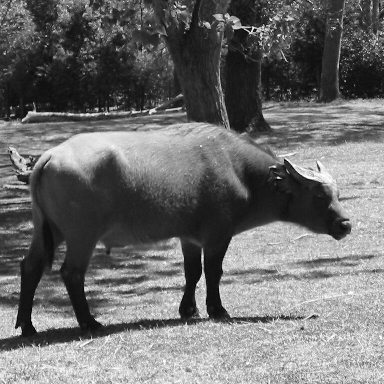
%> input picture Images/buffalo.png, 384 x 384 px
$ octave q6.m   (GNU Octave 9; MATLAB toolbox functions it lacks are replaced by stand-ins)
%> lines starting %> are read from the running program, lines starting %| are printed output that depends on the picture
b=imread('buffalo.png');
%> b is the input picture: size 384x384 uint8; min 0, max 255, mean 109.1
f1=fspecial('average',3);
bf1=imfilter(b,f1);
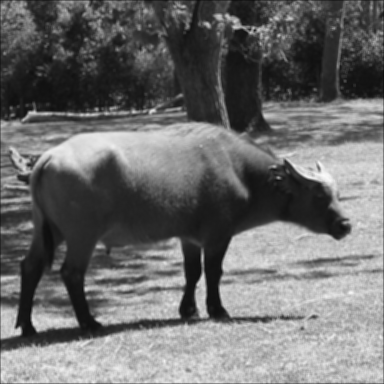
%> bf1: size 384x384 uint8; min 13, max 250, mean 108.7
f2=fspecial('average',9);
bf2=imfilter(b,f2);
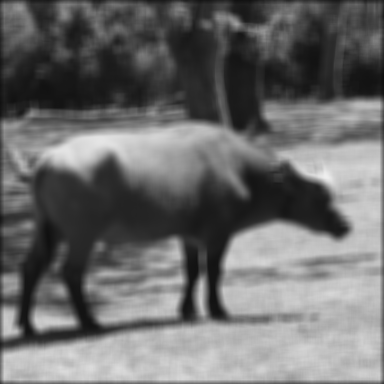
%> bf2: size 384x384 uint8; min 13, max 238, mean 107.6
f3=fspecial('average',15);
bf3=imfilter(b,f3);
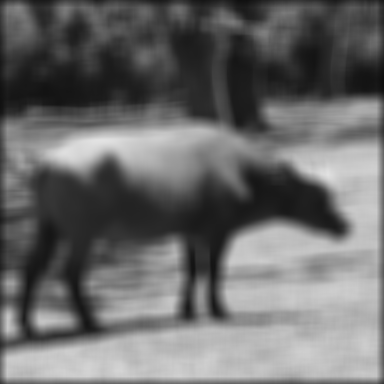
%> bf3: size 384x384 uint8; min 13, max 226, mean 106.6
f4=fspecial('average',25);
bf4=imfilter(b,f4);
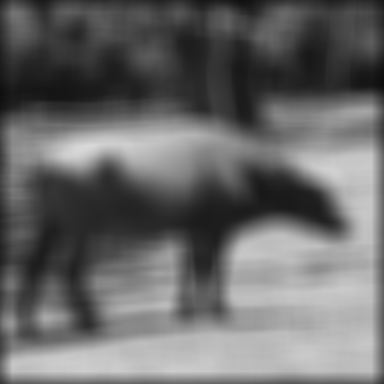
%> bf4: size 384x384 uint8; min 13, max 216, mean 104.9
figure(1),imshow(bf1);
figure(2),imshow(bf2);
figure(3),imshow(bf3);
figure(4),imshow(bf4);

$ run again, with Images/arch.png copied over Images/buffalo.png
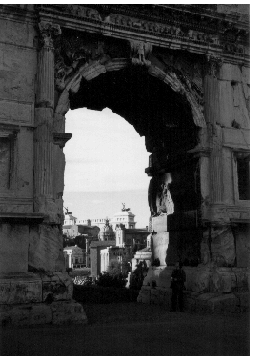
%> input picture Images/arch.png, 254 x 357 px
%> b is the input picture: size 357x254 uint16; min 257, max 65535, mean 17269.2
%> `bf3=imfilter(b,f3);`:
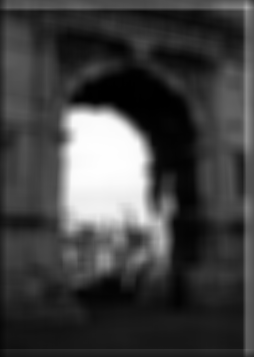
%> bf3: size 357x254 uint16; min 508, max 61528, mean 16364.7; drawn with min black and max white
%> `bf4=imfilter(b,f4);`:
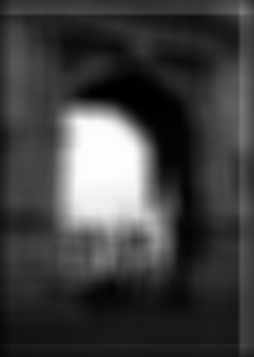
%> bf4: size 357x254 uint16; min 627, max 61453, mean 16097.3; drawn with min black and max white

$ run again, with Images/backyard.png copied over Images/buffalo.png
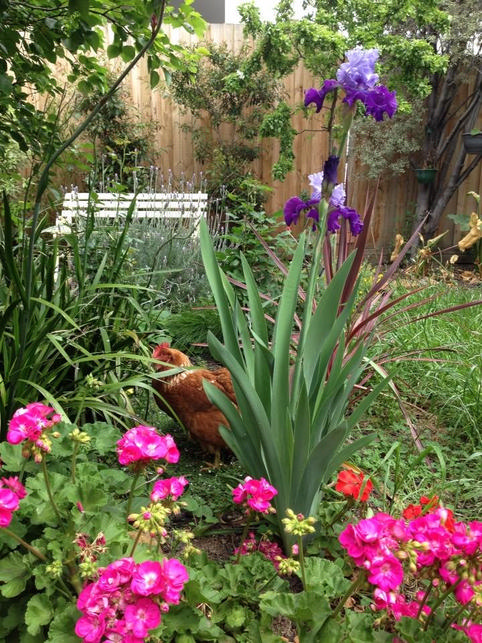
%> input picture Images/backyard.png, 482 x 643 px
%> b is the input picture: size 643x482x3 uint8; mean R, G, B 109.2, 105.1, 75
%> `bf3=imfilter(b,f3);`:
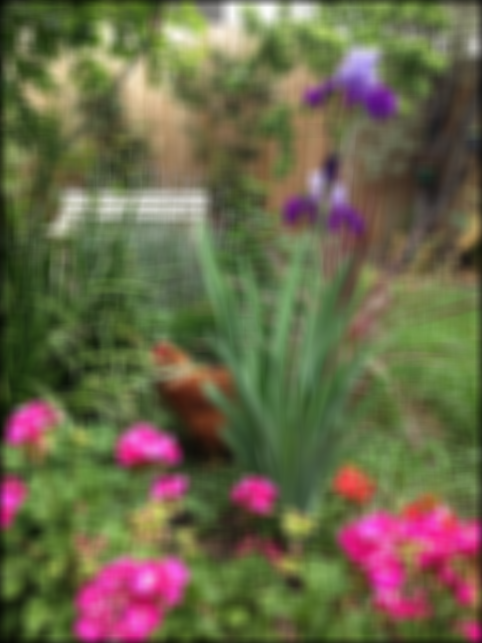
%> bf3: size 643x482x3 uint8; mean R, G, B 107.8, 103.8, 74.1
%> `bf4=imfilter(b,f4);`:
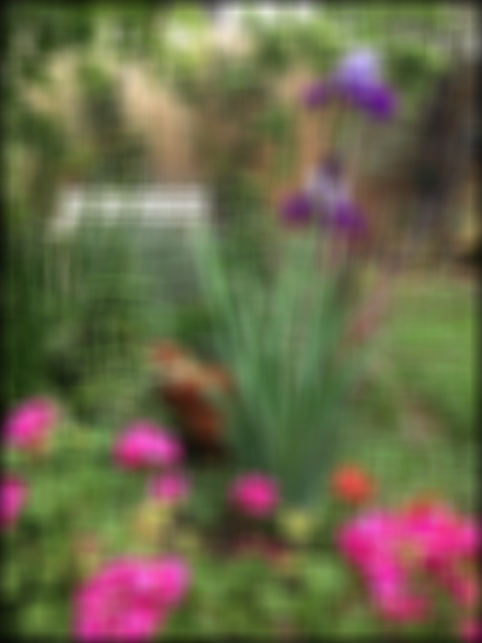
%> bf4: size 643x482x3 uint8; mean R, G, B 106.9, 102.9, 73.5

$ run again, with Images/bot_gardens.png copied over Images/buffalo.png
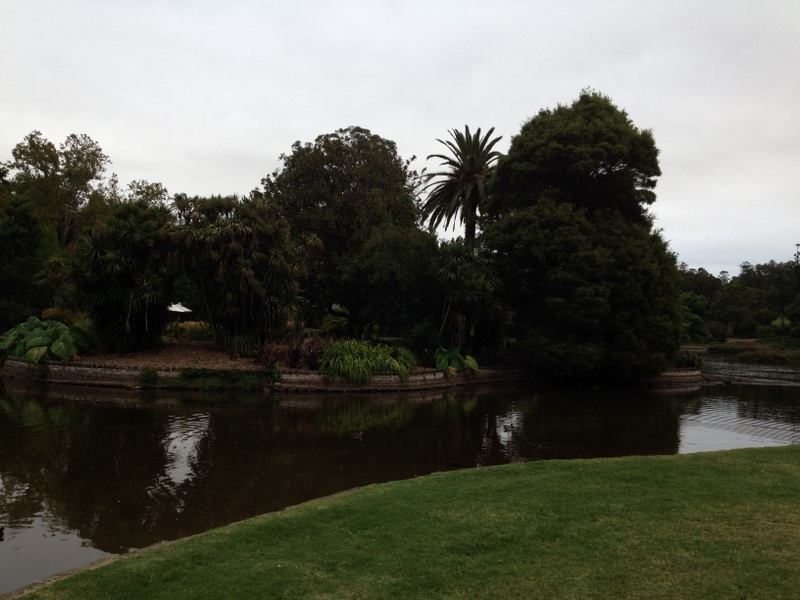
%> input picture Images/bot_gardens.png, 800 x 600 px
%> b is the input picture: size 600x800x3 uint8; mean R, G, B 91.9, 92.5, 82.9
%> `bf2=imfilter(b,f2);`:
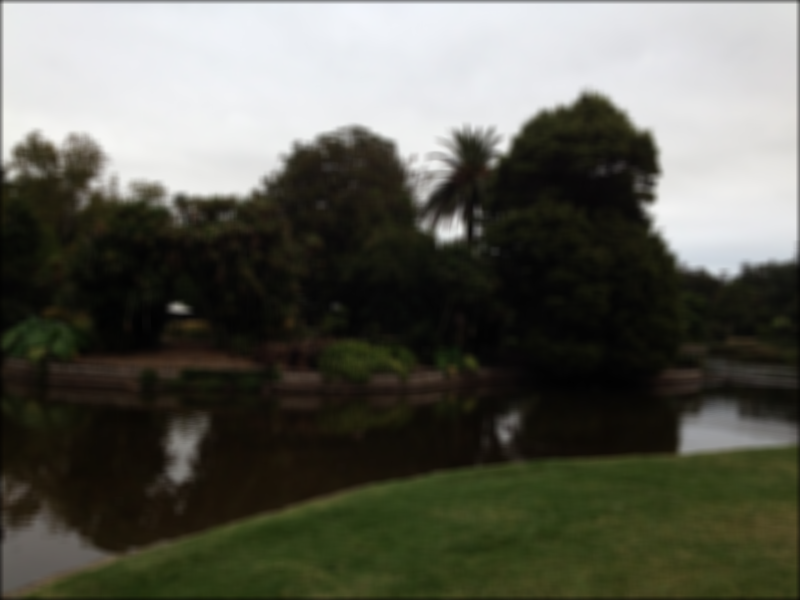
%> bf2: size 600x800x3 uint8; mean R, G, B 91.1, 91.7, 82.2
%> `bf4=imfilter(b,f4);`:
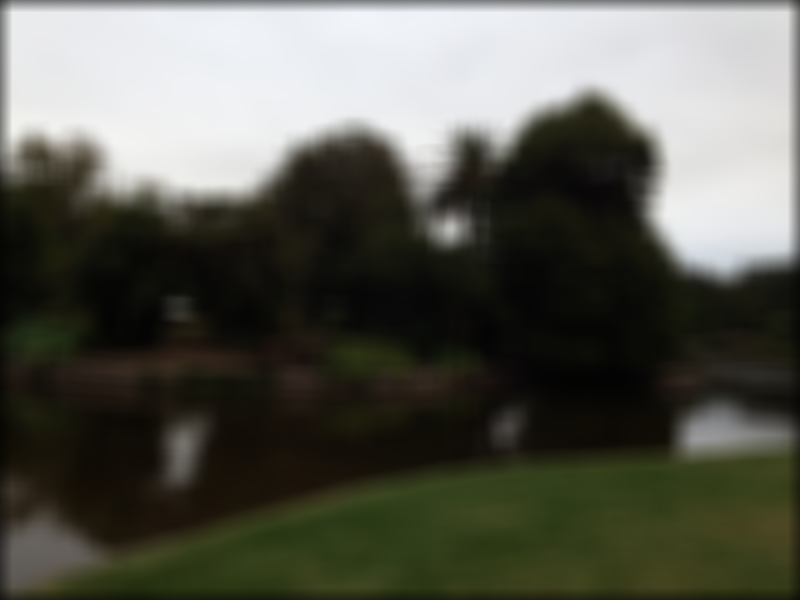
%> bf4: size 600x800x3 uint8; mean R, G, B 89.6, 90.1, 80.8
